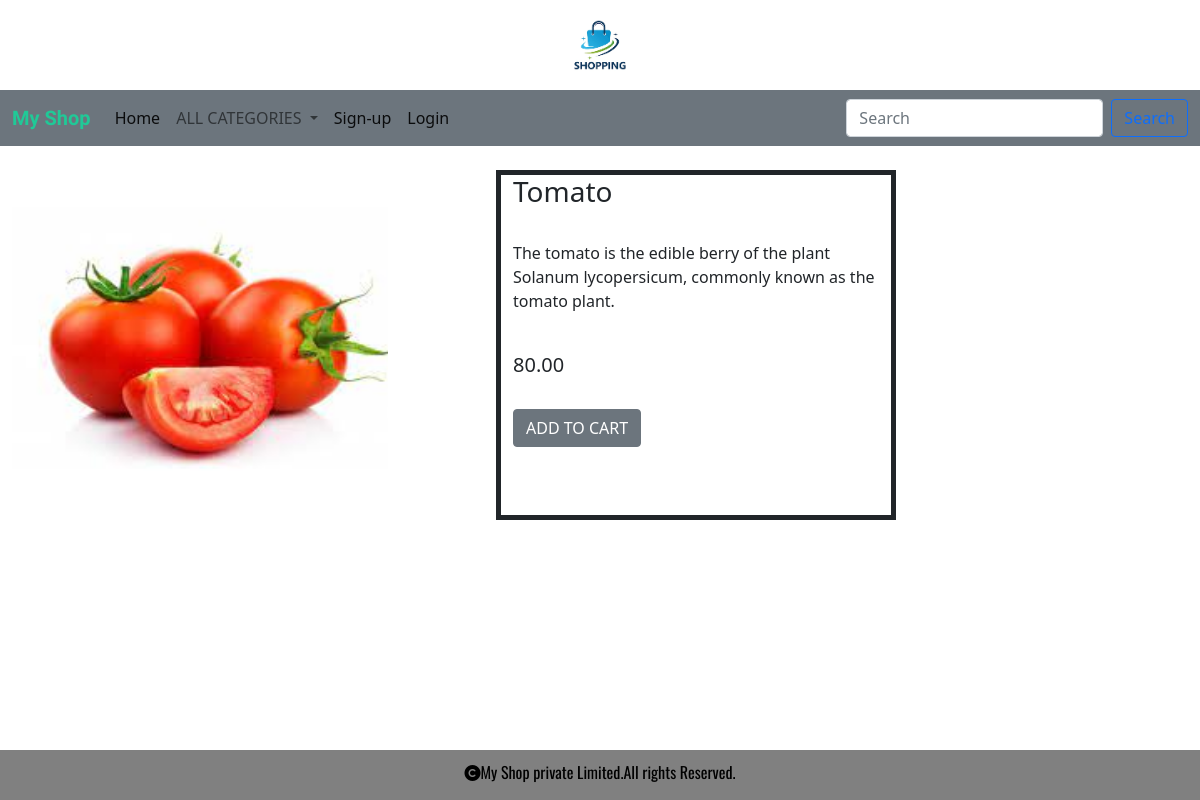
Page /detial/Tomato on the committed database.
### shop/models.py (models this page shows, shortened)
class Product(models.Model):
    pname=models.CharField(max_length=200)
    description=models.TextField()
    image=models.ImageField(upload_to='shop/product',null=True,blank=True)
    price=models.DecimalField(max_digits=10,decimal_places=2)
    category=models.ForeignKey(Category,on_delete=models.CASCADE)
    stock=models.IntegerField()
    available=models.BooleanField(default=True)
    created=models.DateTimeField(auto_now_add=True)
    updated=models.DateTimeField(auto_now=True)

### shop/views.py (the view)
# urls.py: path('detial/<p>', views.detial, name='detial'),
def detial(request,p):
    d=Product.objects.get(pname=p)
    return render(request,'detial.html',{'d':d})

### cart/context_processors.py (called while the page is built, shortened)
def counter(request):
    item_count=0
    return{'count':item_count}

### shop/context_processors.py (called while the page is built)
def menu_links(request):
    links=Category.objects.all()
    return {'links':links}

### templates/detial.html
<!DOCTYPE html>
{% extends 'base.html' %}
{% load static %}
{% block content %}
<div class="container-fluid mt-4">
    <div class="row">
        <div class="col-sm-4 me-5">
             {% if d.stock <= 0 %}
             <img src ="{{d.image.url}}" style="height:350px; opacity:0.5;" width="100%">
            {% else %}
             <img src ="{{d.image.url}}" style="height:350px;" width="100%">
            {% endif %}
        </div>
        <div class="col-sm-4 ms-5 border border-dark border-5" style="height:350px;">
            <h3>{{d.pname}}</h3><br>
            <p>{{d.description}}</p><br>
            <h5>{{d.price}}</h5><br>
        {% if user.is_superuser != True %}
            {% if d.stock <= 0 %}
            <h4 class="mt-2" style="text-shadow: 2px 2px 5px red;">OUT OF STOCK</h4>
            {% else %}
            <a href="{%  url 'cart:add_to_cart' d.pname %}" class="btn btn-secondary">ADD TO CART</a>
            {% endif %}
        {% else %}
            {% if d.stock <= 0 %}
            <a href="{% url 'admin:index' %}">ADD TO STOCK</a>
            {% endif %}
        {% endif %}
        </div>
    </div>
</div>
{% endblock %}

### static/css/style.css (style rules this page uses)
body { background-color:white; }

### rows in the picture
Product: image (picture), pname "Tomato", description "The tomato is the edible berry of the plant Solanum lycopersicum, commonly known as the tomato plant.", price "80.00"
